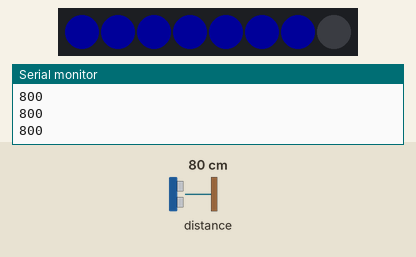
This sketch was run on a simulated Arduino Uno R4 WiFi. Shown: 8 RGB LEDs in strip order, left to right, the last lines printed to the serial monitor. The inputs (shaded band) are chosen by the test bench; at power-on: distance to the obstacle 80 cm. Dim RGB values are drawn brighter than linear.

Above: at 1.2 s.
1.3 s: distance to the obstacle set to 2 cm
At 2.5 s:
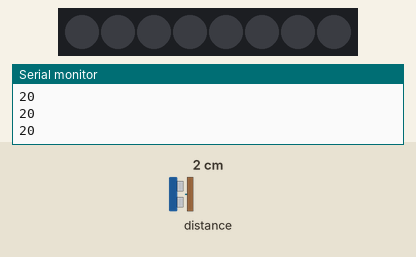
2.8 s: distance to the obstacle set to 9 cm
At 3.8 s:
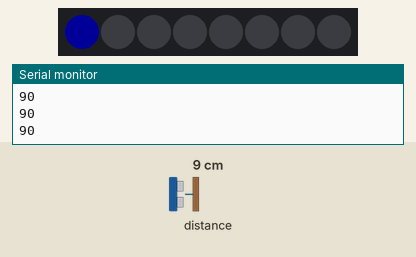
4.3 s: distance to the obstacle set to 18 cm
At 4.7 s:
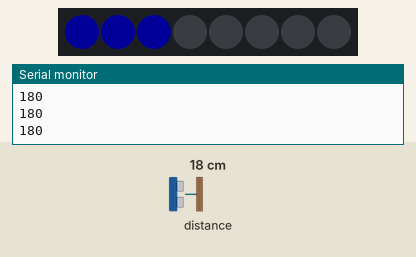
5.8 s: distance to the obstacle set to 4 cm
At 6.1 s:
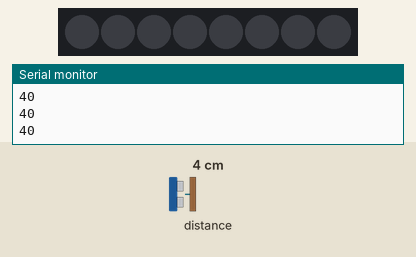
7.3 s: distance to the obstacle set to 60 cm
At 8.3 s:
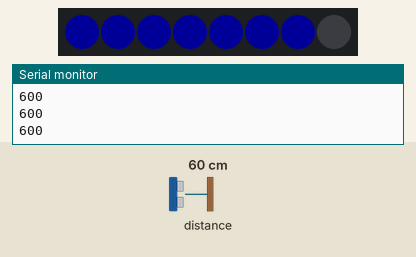
Timing chart, 0 to 9.8 s (numbered marks = the images above; inputs shaded):
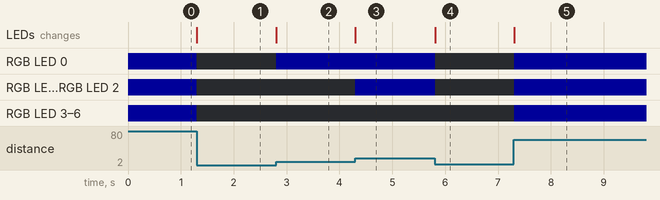

Measured:
- after the input at 1.3 s, RGB LED 0–6: RGB(0, 0, 25) → off at once; the LEDs: change at once (image 1)
- after the input at 2.8 s, RGB LED 0: off → RGB(0, 0, 25) at once; the LEDs: change at once (image 2)
- after the input at 4.3 s, RGB LED 1, RGB LED 2: off → RGB(0, 0, 25) at once; the LEDs: change at once (image 3)
- after the input at 5.8 s, RGB LED 0–2: RGB(0, 0, 25) → off at once; the LEDs: change at once (image 4)
- after the input at 7.3 s, RGB LED 0–6: off → RGB(0, 0, 25) at once; the LEDs: change at once (image 5)

The sketch:

SimpleParking.ino
```cpp
#include "Modulino.h"

ModulinoDistance distance;
ModulinoPixels leds;

ModulinoColor OFF(0, 0, 0);

void setup() {
  Serial.begin(115200);
  Modulino.begin();
  distance.begin();
  leds.begin();

}

void loop() {
  if (distance.available()) {
    int measure = distance.get();
    Serial.println(measure);
    int lev = map(measure, 0, 400, 0, 7);
    lev = constrain(lev, 0, 7);
    for (int i = 0; i < 8; i++) {
      if (i < lev) leds.set(i, BLUE, 10);
      else leds.set(i, OFF, 10);
    }
    leds.show();
  }
  delay(10);
}
```
